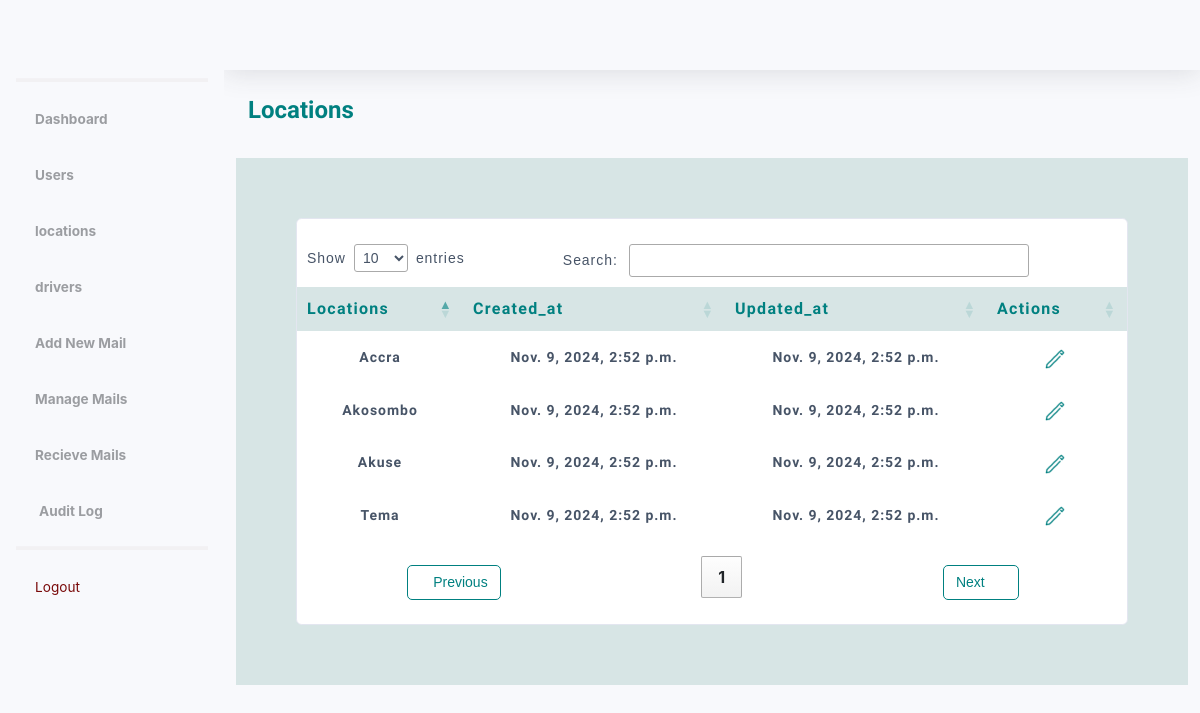
The page /dashboard/locations (signed in) on the database its author committed.
### authentication/models.py (models this page shows, shortened)
class Location(models.Model):
    name = models.CharField(max_length=100, unique=True)
    created_at = models.DateTimeField(auto_now_add=True)
    updated_at = models.DateTimeField(auto_now=True)

### management/views.py (the view)
# urls.py: path('locations', LocationListView.as_view(), name='locations'),
@method_decorator([login_required, admin_required], name='dispatch')
class LocationListView(ListView):
    model = Location
    template_name = 'location/location_list.html'
    context_object_name = 'locations'

### management/templatetags/custom_tags.py (called while the page is built)
@register.simple_tag(takes_context=True)
def get_locations(context):
    request = context['request']
    user_location = request.user.location
    if request.user.is_authenticated and request.user.is_admin:
        locations = Location.objects.all()
    else:
        locations = Location.objects.exclude(id=user_location.id)
    return locations

### templates/location/location_list.html (shortened to what this page needs)
{% load static %}
<!DOCTYPE html>
<html lang="en">
<head>
    {% include 'components/css.html' %}
    <link rel="stylesheet" href="https://cdn.datatables.net/1.10.4/css/jquery.dataTables.min.css">
</head>
<body id="page-top">
    <div id="wrapper">
        {% include 'components/sidebar.html' %}
        <div id="content-wrapper" class="d-flex flex-column">
            <div id="content">
                {% include 'components/navbar.html' %}
                <div class="container-fluid">
                    <div class="row">
                        <div class="col-12">
                            <div class="d-flex justify-content-between align-items-center mb-4">
                                <h2>Locations</h2>
                            </div>
                        </div>
                        <div class="col-12" style="background-color: rgb(215,229,229); padding: 60px;">
                            <div class="card">
                                <div class="table-responsive">
                                    <table table table-condensed table-hover" id="table_id" width="100%"
                                    cellspacing="0">
                                        <thead>
                                            <tr>
                                                <th>Locations</th>
                                                <th>Created_at</th>
                                                <th>Updated_at</th>
                                                <th>Actions</th>
                                            </tr>
                                        </thead>
                                        <tbody>
                                            {% for location in locations %}
                                            <tr>
                                                <td>{{location.name}}</td>
                                                <td>{{location.created_at}}</td>
                                                <td>{{location.updated_at}}</td>
                                                <td>
                                                    <a href="{% url 'location_update' location.pk %}">
                                                        <img src="{% static 'asset/img/pen.png' %}" alt="" style="margin-right: 4px;">
                                                    </a>
                                                </td>
                                            </tr>
                                            {% endfor %}
                                        </tbody>
                                    </table>
                                </div>
                            </div>
                        </div>
                    </div>
                </div>
            </div>
        </div>
    </div>
</body>
</html>

### templates/location/location_list.html (style rules this page uses)
h2 { font-family: 'Nunito Sans'; line-height: 32.4px; font-weight: 600; font-style: normal; font-size: 24px; color: #008080 !important; }
table { border-collapse: collapse; text-align: center; line-height: 24px; }
thead th { font-family: 'Nunito Sans'; font-size: 16px; background-color: #d7e5e5 !important; color: #008080 !important; font-weight: 700; font-style: normal; letter-spacing: 0.08rem; }
td { font-family: "Nunito Sans"; color: #475467 !important; font-size: 14px; font-style: normal; font-weight: 600; letter-spacing: 0.06rem; line-height: 22.4px; }
td a img { width: 20px; height: 20px; transition: transform 0.3s ease; }
table.dataTable thead th, table.dataTable thead td { border: none !important; }
table.dataTable.no-footer { border-bottom: 1px solid #ffffff !important; }
table.dataTable tbody th, table.dataTable tbody td { padding: 15px 10px !important; }

### rows shown on the page
Location: name "Accra", created_at "Nov. 9, 2024, 2:52 p.m.", updated_at "Nov. 9, 2024, 2:52 p.m."
Location: name "Akuse", created_at "Nov. 9, 2024, 2:52 p.m.", updated_at "Nov. 9, 2024, 2:52 p.m."
Location: name "Tema", created_at "Nov. 9, 2024, 2:52 p.m.", updated_at "Nov. 9, 2024, 2:52 p.m."
Location: name "Akosombo", created_at "Nov. 9, 2024, 2:52 p.m.", updated_at "Nov. 9, 2024, 2:52 p.m."
